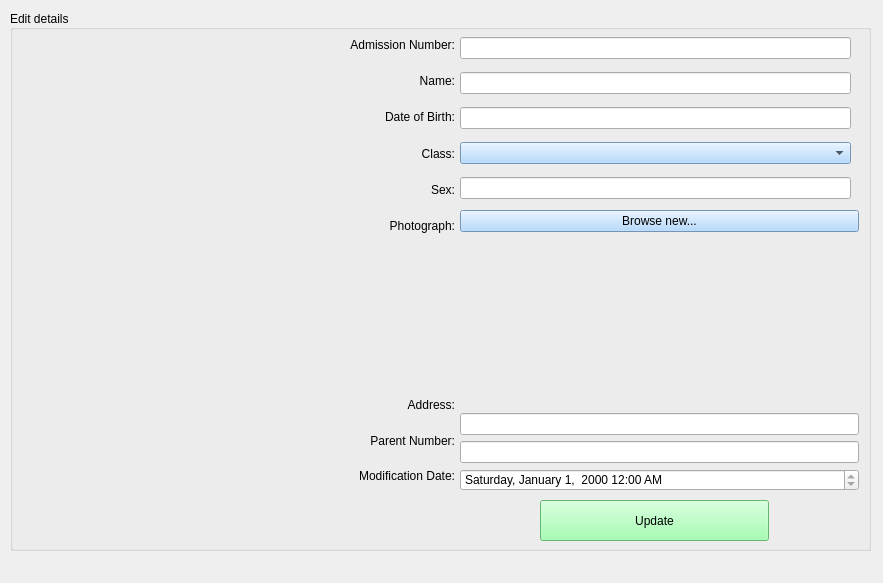
<?xml version="1.0" encoding="UTF-8"?>
<ui version="4.0">
 <class>Form</class>
 <widget class="QWidget" name="Form">
  <property name="geometry">
   <rect>
    <x>0</x>
    <y>0</y>
    <width>883</width>
    <height>583</height>
   </rect>
  </property>
  <property name="windowTitle">
   <string>Edit Student</string>
  </property>
  <property name="styleSheet">
   <string notr="true">font: 12pt &quot;MS Shell Dlg 2&quot;;</string>
  </property>
  <widget class="QGroupBox" name="groupBox">
   <property name="geometry">
    <rect>
     <x>10</x>
     <y>10</y>
     <width>861</width>
     <height>541</height>
    </rect>
   </property>
   <property name="styleSheet">
    <string notr="true">QComboBox{
background-color: rgb(162, 207, 255);
}

QPushButton{
background-color: rgb(162, 207, 255);
}</string>
   </property>
   <property name="title">
    <string>Edit details</string>
   </property>
   <property name="alignment">
    <set>Qt::AlignLeading|Qt::AlignLeft|Qt::AlignVCenter</set>
   </property>
   <widget class="QWidget" name="verticalLayoutWidget">
    <property name="geometry">
     <rect>
      <x>270</x>
      <y>20</y>
      <width>175</width>
      <height>211</height>
     </rect>
    </property>
    <layout class="QVBoxLayout" name="verticalLayout">
     <item>
      <widget class="QLabel" name="label_5">
       <property name="text">
        <string>Admission Number:</string>
       </property>
       <property name="alignment">
        <set>Qt::AlignRight|Qt::AlignTrailing|Qt::AlignVCenter</set>
       </property>
      </widget>
     </item>
     <item>
      <widget class="QLabel" name="label_4">
       <property name="layoutDirection">
        <enum>Qt::LeftToRight</enum>
       </property>
       <property name="text">
        <string>Name:</string>
       </property>
       <property name="alignment">
        <set>Qt::AlignRight|Qt::AlignTrailing|Qt::AlignVCenter</set>
       </property>
      </widget>
     </item>
     <item>
      <widget class="QLabel" name="label_3">
       <property name="text">
        <string>Date of Birth:</string>
       </property>
       <property name="alignment">
        <set>Qt::AlignRight|Qt::AlignTrailing|Qt::AlignVCenter</set>
       </property>
      </widget>
     </item>
     <item>
      <widget class="QLabel" name="label">
       <property name="text">
        <string>Class:</string>
       </property>
       <property name="alignment">
        <set>Qt::AlignRight|Qt::AlignTrailing|Qt::AlignVCenter</set>
       </property>
      </widget>
     </item>
     <item>
      <widget class="QLabel" name="label_2">
       <property name="text">
        <string>Sex:</string>
       </property>
       <property name="alignment">
        <set>Qt::AlignRight|Qt::AlignTrailing|Qt::AlignVCenter</set>
       </property>
      </widget>
     </item>
     <item>
      <widget class="QLabel" name="label_6">
       <property name="text">
        <string>Photograph:</string>
       </property>
       <property name="alignment">
        <set>Qt::AlignRight|Qt::AlignTrailing|Qt::AlignVCenter</set>
       </property>
      </widget>
     </item>
    </layout>
   </widget>
   <widget class="QWidget" name="verticalLayoutWidget_2">
    <property name="geometry">
     <rect>
      <x>450</x>
      <y>20</y>
      <width>391</width>
      <height>180</height>
     </rect>
    </property>
    <layout class="QVBoxLayout" name="verticalLayout_2">
     <item>
      <widget class="QLineEdit" name="admission_edit"/>
     </item>
     <item>
      <widget class="QLineEdit" name="name_edit"/>
     </item>
     <item>
      <widget class="QLineEdit" name="date_edit"/>
     </item>
     <item>
      <widget class="QComboBox" name="class_comboBox"/>
     </item>
     <item>
      <widget class="QLineEdit" name="sex_edit"/>
     </item>
    </layout>
   </widget>
   <widget class="QWidget" name="verticalLayoutWidget_4">
    <property name="geometry">
     <rect>
      <x>450</x>
      <y>200</y>
      <width>399</width>
      <height>281</height>
     </rect>
    </property>
    <layout class="QVBoxLayout" name="verticalLayout_6">
     <item>
      <widget class="QPushButton" name="browse_btn">
       <property name="toolTip">
        <string>Click to open pictures location in computer</string>
       </property>
       <property name="toolTipDuration">
        <number>-2</number>
       </property>
       <property name="text">
        <string>Browse new...</string>
       </property>
      </widget>
     </item>
     <item>
      <widget class="QLabel" name="image_label">
       <property name="maximumSize">
        <size>
         <width>389</width>
         <height>219</height>
        </size>
       </property>
       <property name="text">
        <string/>
       </property>
       <property name="scaledContents">
        <bool>true</bool>
       </property>
      </widget>
     </item>
     <item>
      <widget class="QLineEdit" name="address_lineEdit"/>
     </item>
     <item>
      <widget class="QLineEdit" name="parent_no_lineEdit"/>
     </item>
     <item>
      <widget class="QDateTimeEdit" name="dateTimeEdit">
       <property name="toolTip">
        <string>It will automatically correct to the date of saving</string>
       </property>
       <property name="readOnly">
        <bool>true</bool>
       </property>
       <property name="displayFormat">
        <string>dddd, MMMM d,  yyyy hh:mm AP</string>
       </property>
      </widget>
     </item>
    </layout>
   </widget>
   <widget class="QPushButton" name="pushButton_2">
    <property name="geometry">
     <rect>
      <x>-290</x>
      <y>20</y>
      <width>93</width>
      <height>28</height>
     </rect>
    </property>
    <property name="text">
     <string>PushButton</string>
    </property>
   </widget>
   <widget class="QWidget" name="verticalLayoutWidget_5">
    <property name="geometry">
     <rect>
      <x>280</x>
      <y>380</y>
      <width>165</width>
      <height>101</height>
     </rect>
    </property>
    <layout class="QVBoxLayout" name="verticalLayout_7">
     <item>
      <widget class="QLabel" name="label_13">
       <property name="text">
        <string>Address:</string>
       </property>
       <property name="alignment">
        <set>Qt::AlignRight|Qt::AlignTrailing|Qt::AlignVCenter</set>
       </property>
      </widget>
     </item>
     <item>
      <widget class="QLabel" name="label_14">
       <property name="text">
        <string>Parent Number:</string>
       </property>
       <property name="alignment">
        <set>Qt::AlignRight|Qt::AlignTrailing|Qt::AlignVCenter</set>
       </property>
      </widget>
     </item>
     <item>
      <widget class="QLabel" name="label_15">
       <property name="layoutDirection">
        <enum>Qt::LeftToRight</enum>
       </property>
       <property name="text">
        <string>Modification Date:</string>
       </property>
       <property name="alignment">
        <set>Qt::AlignRight|Qt::AlignTrailing|Qt::AlignVCenter</set>
       </property>
      </widget>
     </item>
    </layout>
   </widget>
   <widget class="QPushButton" name="update_btn">
    <property name="geometry">
     <rect>
      <x>530</x>
      <y>490</y>
      <width>229</width>
      <height>41</height>
     </rect>
    </property>
    <property name="styleSheet">
     <string notr="true">background-color: rgb(138, 255, 156);</string>
    </property>
    <property name="text">
     <string>Update</string>
    </property>
   </widget>
  </widget>
 </widget>
 <resources/>
 <connections/>
</ui>
